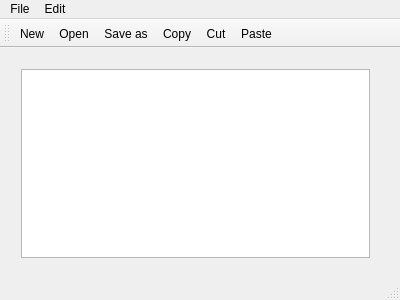
<?xml version="1.0" encoding="UTF-8"?>
<ui version="4.0">
 <class>Notepad</class>
 <widget class="QMainWindow" name="Notepad">
  <property name="geometry">
   <rect>
    <x>0</x>
    <y>0</y>
    <width>400</width>
    <height>300</height>
   </rect>
  </property>
  <property name="windowTitle">
   <string>Aruns Notepad</string>
  </property>
  <widget class="QWidget" name="centralWidget">
   <widget class="QWidget" name="verticalLayoutWidget">
    <property name="geometry">
     <rect>
      <x>10</x>
      <y>10</y>
      <width>371</width>
      <height>211</height>
     </rect>
    </property>
    <layout class="QVBoxLayout" name="verticalLayout">
     <item>
      <widget class="QTextEdit" name="textEdit"/>
     </item>
    </layout>
   </widget>
  </widget>
  <widget class="QMenuBar" name="menuBar">
   <property name="geometry">
    <rect>
     <x>0</x>
     <y>0</y>
     <width>400</width>
     <height>22</height>
    </rect>
   </property>
   <widget class="QMenu" name="menuFile">
    <property name="title">
     <string>File</string>
    </property>
    <addaction name="actionNew"/>
    <addaction name="actionOpen"/>
    <addaction name="actionSave"/>
    <addaction name="actionSave_as"/>
    <addaction name="actionPrint"/>
    <addaction name="actionExit"/>
   </widget>
   <widget class="QMenu" name="menuEdit">
    <property name="title">
     <string>Edit</string>
    </property>
    <addaction name="actionCopy"/>
    <addaction name="actionPaste"/>
    <addaction name="actionCut"/>
    <addaction name="actionUndo"/>
    <addaction name="actionRedo"/>
   </widget>
   <addaction name="menuFile"/>
   <addaction name="menuEdit"/>
  </widget>
  <widget class="QToolBar" name="mainToolBar">
   <attribute name="toolBarArea">
    <enum>TopToolBarArea</enum>
   </attribute>
   <attribute name="toolBarBreak">
    <bool>false</bool>
   </attribute>
   <addaction name="actionNew"/>
   <addaction name="actionOpen"/>
   <addaction name="actionSave_as"/>
   <addaction name="actionCopy"/>
   <addaction name="actionCut"/>
   <addaction name="actionPaste"/>
  </widget>
  <widget class="QStatusBar" name="statusBar"/>
  <action name="actionNew">
   <property name="icon">
    <iconset resource="resources.qrc">
     <normaloff>:/images/New.bmp</normaloff>:/images/New.bmp</iconset>
   </property>
   <property name="text">
    <string>New</string>
   </property>
   <property name="shortcut">
    <string>Ctrl+O</string>
   </property>
  </action>
  <action name="actionOpen">
   <property name="icon">
    <iconset resource="resources.qrc">
     <normaloff>:/images/Open.bmp</normaloff>:/images/Open.bmp</iconset>
   </property>
   <property name="text">
    <string>Open</string>
   </property>
   <property name="shortcut">
    <string>Ctrl+O</string>
   </property>
  </action>
  <action name="actionSave_as">
   <property name="icon">
    <iconset>
     <normalon>:/images/Save.bmp</normalon>
    </iconset>
   </property>
   <property name="text">
    <string>Save as</string>
   </property>
  </action>
  <action name="actionPrint">
   <property name="text">
    <string>Print</string>
   </property>
  </action>
  <action name="actionExit">
   <property name="icon">
    <iconset resource="resources.qrc">
     <normaloff>:/images/DeleteSticky.bmp</normaloff>:/images/DeleteSticky.bmp</iconset>
   </property>
   <property name="text">
    <string>Exit</string>
   </property>
   <property name="shortcut">
    <string>Ctrl+Q</string>
   </property>
  </action>
  <action name="actionCopy">
   <property name="icon">
    <iconset resource="resources.qrc">
     <normaloff>:/images/Copy.bmp</normaloff>:/images/Copy.bmp</iconset>
   </property>
   <property name="text">
    <string>Copy</string>
   </property>
   <property name="shortcut">
    <string>Ctrl+C</string>
   </property>
  </action>
  <action name="actionPaste">
   <property name="icon">
    <iconset resource="resources.qrc">
     <normaloff>:/images/Paste.bmp</normaloff>:/images/Paste.bmp</iconset>
   </property>
   <property name="text">
    <string>Paste</string>
   </property>
   <property name="shortcut">
    <string>Ctrl+V</string>
   </property>
  </action>
  <action name="actionCut">
   <property name="icon">
    <iconset resource="resources.qrc">
     <normaloff>:/images/Cut.bmp</normaloff>:/images/Cut.bmp</iconset>
   </property>
   <property name="text">
    <string>Cut</string>
   </property>
   <property name="shortcut">
    <string>Ctrl+X</string>
   </property>
  </action>
  <action name="actionUndo">
   <property name="text">
    <string>Undo</string>
   </property>
  </action>
  <action name="actionRedo">
   <property name="text">
    <string>Redo</string>
   </property>
  </action>
  <action name="actionSave">
   <property name="icon">
    <iconset>
     <normalon>:/images/Save.bmp</normalon>
    </iconset>
   </property>
   <property name="text">
    <string>Save</string>
   </property>
   <property name="shortcut">
    <string>Ctrl+S</string>
   </property>
  </action>
 </widget>
 <layoutdefault spacing="6" margin="11"/>
 <resources>
  <include location="resources.qrc"/>
 </resources>
 <connections/>
</ui>
